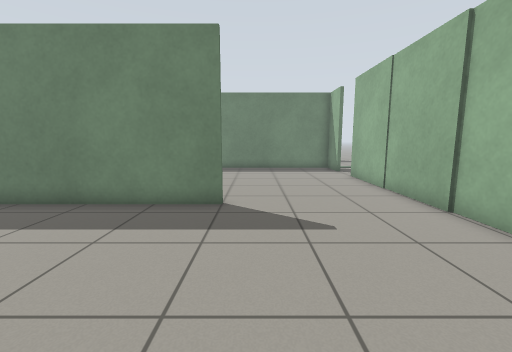
View 1 (above)

16 first-person views from a walk through a world built for the Gazebo simulator. The camera is 0.94 m above the floor, tilts 8° down and sees 90° across. The floor is counted in squares, 0.5 m on a side. Each view is taken from the middle of a square. On the plan, view 1 faces up. The plan holds only what a view shows up to about 15 squares ahead; the rest is blank.

View 2
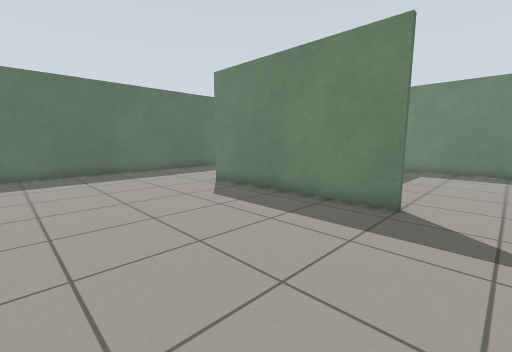

View 3
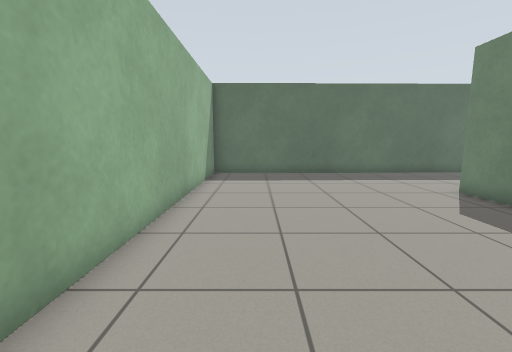

View 4
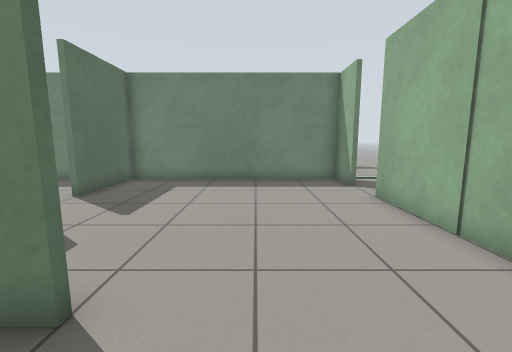

View 5
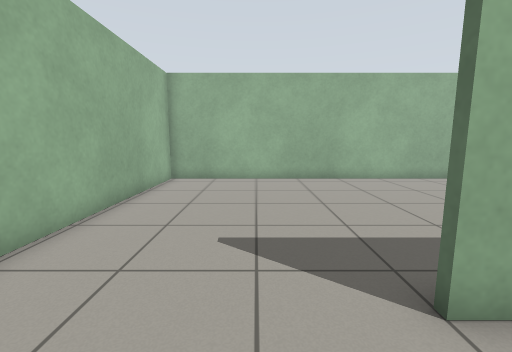

View 6
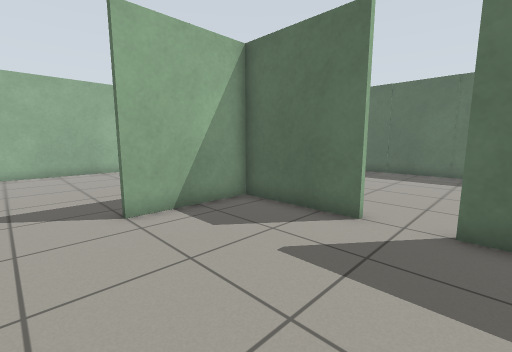

View 7
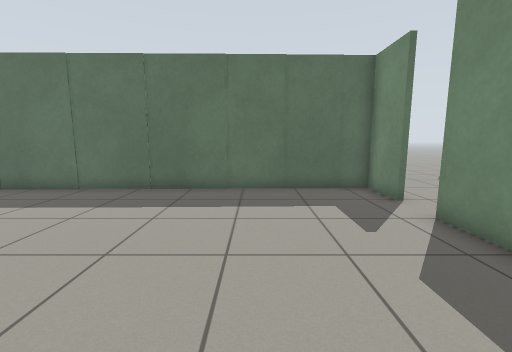

View 8
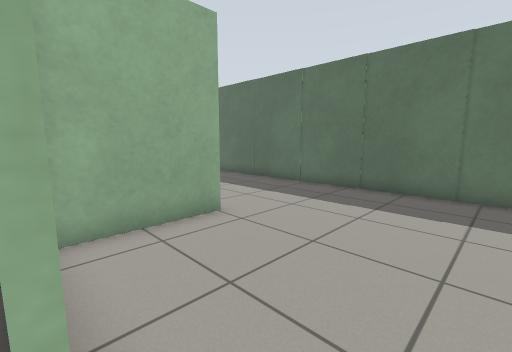

View 9
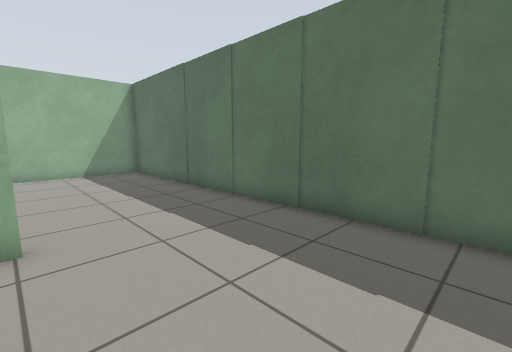

View 10
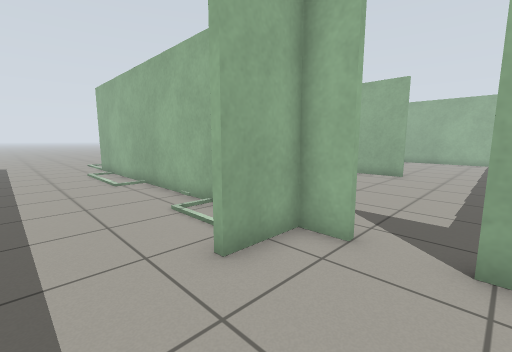

View 11
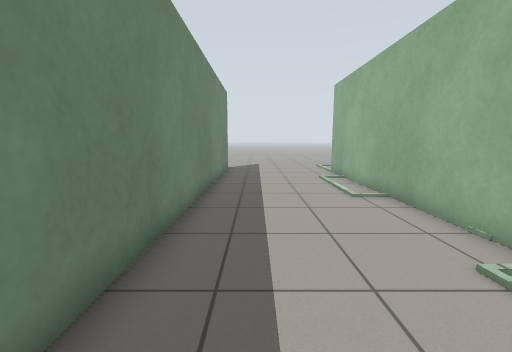

View 12
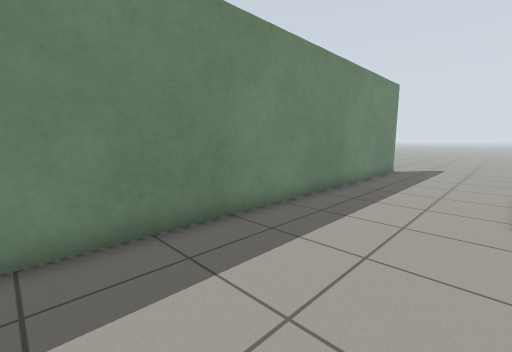

View 13
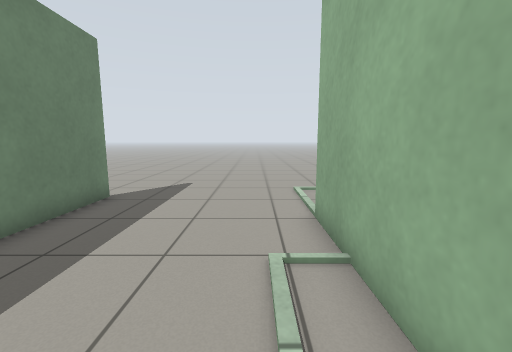

View 14
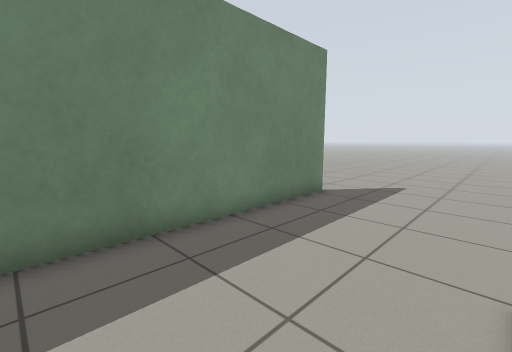

View 15
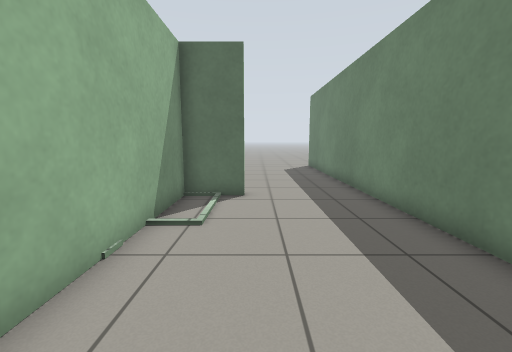

View 16
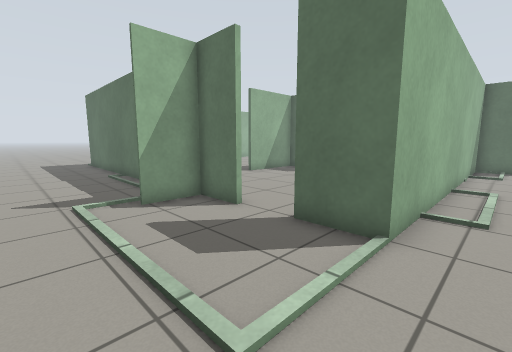

### Floor plan
Points are (right, up) in squares from view 1. A wall is a line through its corners. A room is listed if a view was taken in it or the views show most of it. See-through windows are left out.
Room 1 (views 1, 2, 3, 4)
walls: (-0.9, 7.4) (-9.1, 7.4); (-14.8, 7.5) (-14.8, -2.4) (5.1, -2.4) (5.1, 7.5)
ways out: opening at (2, 7) to room 2; opening at (-12, 7) to room 3
Room 2 (views 5, 6, 7, 8)
walls: (-5, 11.6) (-5, 7.6) (-1, 7.6); (4.9, 15.4) (4.9, 17.4) (-5, 17.4) (-5, 13.4); (5.1, 7.5) (5.1, 13.5)
ways out: opening at (2, 7) to room 1; opening at (-5, 12.5) to room 3; opening at (5, 14.5)
Room 3 (view 9)
walls: (-9.1, 7.6) (-5.5, 7.6); (-8, 17.4) (-11, 17.4); (-12.8, 17.4) (-14.8, 17.4) (-14.8, 7.5)
ways out: opening at (-12, 7) to room 1; opening at (-5, 12.5) to room 2; opening at (-11.5, 17) to room 4
Room 4 (views 10, 11)
walls: (-11.1, 17.5) (-9.9, 17.5) (-9.9, 19.6); (-9.5, 23.9) (-16.2, 23.9)
ways out: opening at (-11.5, 17) to room 3; opening at (-10, 21.5) to room 5
Room 5 (views 12, 13, 14, 15, 16)
walls: (7.5, 23.9) (-9.5, 23.9); (-9.6, 19.6) (-9.6, 17.5) (5.1, 17.5)
ways out: opening at (-10, 21.5) to room 4; opening at (8, 16.5); opening at (9, 24)

Where each view was taken, in squares from view 1:
view 1: 0 up, 0 right, facing up
view 2: 0 up, 1 right, facing up-left
view 3: 0 up, 0 right, facing left
view 4: 5 up, 1 right, facing up
view 5: 10 up, 1 right, facing down
view 6: 14 up, 1 right, facing down-left
view 7: 13 up, 5 left, facing left
view 8: 13 up, 5 left, facing down-left
view 9: 13 up, 9 left, facing down-left
view 10: 22 up, 13 left, facing down-right
view 11: 22 up, 10 left, facing right
view 12: 19 up, 9 left, facing up-right
view 13: 19 up, 1 left, facing right
view 14: 19 up, 1 left, facing up-right
view 15: 20 up, 1 left, facing left
view 16: 19 up, 10 right, facing down-left
